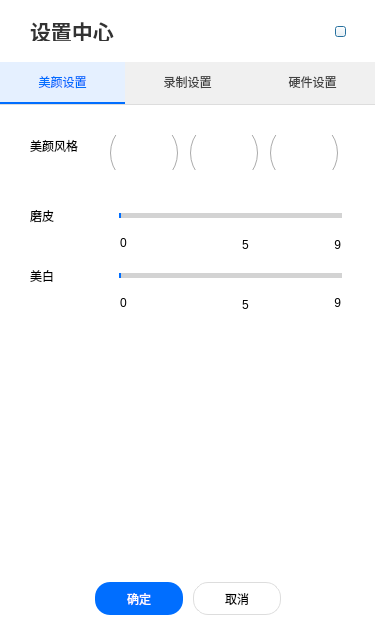
<?xml version="1.0" encoding="UTF-8"?>
<ui version="4.0">
 <class>DeviceManage</class>
 <widget class="QDialog" name="DeviceManage">
  <property name="geometry">
   <rect>
    <x>0</x>
    <y>0</y>
    <width>375</width>
    <height>635</height>
   </rect>
  </property>
  <property name="windowTitle">
   <string>DeviceManage</string>
  </property>
  <property name="styleSheet">
   <string notr="true">background: #ffffff;
</string>
  </property>
  <layout class="QVBoxLayout" name="verticalLayout">
   <property name="spacing">
    <number>0</number>
   </property>
   <property name="leftMargin">
    <number>0</number>
   </property>
   <property name="topMargin">
    <number>0</number>
   </property>
   <property name="rightMargin">
    <number>0</number>
   </property>
   <property name="bottomMargin">
    <number>0</number>
   </property>
   <item>
    <layout class="QHBoxLayout" name="horizontalLayout">
     <property name="spacing">
      <number>0</number>
     </property>
     <property name="leftMargin">
      <number>30</number>
     </property>
     <property name="topMargin">
      <number>20</number>
     </property>
     <property name="rightMargin">
      <number>20</number>
     </property>
     <property name="bottomMargin">
      <number>20</number>
     </property>
     <item>
      <widget class="QLabel" name="label_title">
       <property name="sizePolicy">
        <sizepolicy hsizetype="Expanding" vsizetype="Preferred">
         <horstretch>0</horstretch>
         <verstretch>0</verstretch>
        </sizepolicy>
       </property>
       <property name="minimumSize">
        <size>
         <width>0</width>
         <height>20</height>
        </size>
       </property>
       <property name="maximumSize">
        <size>
         <width>16777215</width>
         <height>20</height>
        </size>
       </property>
       <property name="font">
        <font>
         <family>Microsoft YaHei</family>
         <pointsize>16</pointsize>
         <weight>75</weight>
         <italic>false</italic>
         <bold>true</bold>
        </font>
       </property>
       <property name="styleSheet">
        <string notr="true">
font: bold 16pt &quot;Microsoft YaHei&quot;;
color: #333333;</string>
       </property>
       <property name="text">
        <string>设置中心</string>
       </property>
       <property name="wordWrap">
        <bool>true</bool>
       </property>
      </widget>
     </item>
     <item>
      <layout class="QVBoxLayout" name="verticalLayout_2">
       <property name="spacing">
        <number>0</number>
       </property>
       <property name="leftMargin">
        <number>0</number>
       </property>
       <item>
        <spacer name="verticalSpacer">
         <property name="orientation">
          <enum>Qt::Vertical</enum>
         </property>
         <property name="sizeHint" stdset="0">
          <size>
           <width>20</width>
           <height>2</height>
          </size>
         </property>
        </spacer>
       </item>
       <item>
        <widget class="QPushButton" name="btn_close">
         <property name="minimumSize">
          <size>
           <width>11</width>
           <height>11</height>
          </size>
         </property>
         <property name="maximumSize">
          <size>
           <width>11</width>
           <height>11</height>
          </size>
         </property>
         <property name="styleSheet">
          <string notr="true">QPushButton {
	border-image: url(:/RoomService/close-normal.png);

}

QPushButton:pressed {
	border-image: url(:/RoomService/close-press.png);
}</string>
         </property>
         <property name="text">
          <string/>
         </property>
        </widget>
       </item>
       <item>
        <spacer name="verticalSpacer_3">
         <property name="orientation">
          <enum>Qt::Vertical</enum>
         </property>
         <property name="sizeHint" stdset="0">
          <size>
           <width>10</width>
           <height>3</height>
          </size>
         </property>
        </spacer>
       </item>
      </layout>
     </item>
    </layout>
   </item>
   <item>
    <widget class="QTabWidget" name="tabWidget">
     <property name="minimumSize">
      <size>
       <width>280</width>
       <height>500</height>
      </size>
     </property>
     <property name="maximumSize">
      <size>
       <width>600</width>
       <height>563</height>
      </size>
     </property>
     <property name="styleSheet">
      <string notr="true">#tabWidget{
	background-color: #ffffff;
} 

QTabWidget::pane { /* The tab widget frame */
	top: 0px;
	border-top: 1px solid #dddddd;
	margin-left: 0px;
	margin-right: 0px;
	margin-bottom:0px;
}
/* Style the tab using the tab sub-control. Note that
    it reads QTabBar _not_ QTabWidget */
QTabBar::tab {
	margin-top: 0px;
	margin-left: 0px;
    padding-left:0px;
	padding-right:0px;
	height:40px;
	width: 125px;
}

QTabBar::tab:selected {
	font: bold 11pt &quot;Microsoft YaHei&quot;;
	color: #006eff;
    background: rgb(229,240,255);
	border-bottom: 2px solid #006eff;
}

QTabBar::tab:!selected {
    margin-top: 0px; /* make non-selected tabs look smaller */
	font: 11pt &quot;Microsoft YaHei&quot;;
	color: #444444;
    background: rgb(240,240,240);
	border-bottom: 2px solid rgb(240,240,240);
}

QTabBar::tab:disabled {
    margin-top: 0px; /* make non-selected tabs look smaller */
	font: 11pt &quot;Microsoft YaHei&quot;;
	color: #666666;
    background: rgb(245,245,245);
	border-bottom: 2px solid rgb(245,245,245);
}
</string>
     </property>
     <property name="currentIndex">
      <number>0</number>
     </property>
     <widget class="QWidget" name="tab_device">
      <attribute name="title">
       <string>美颜设置</string>
      </attribute>
      <widget class="QLabel" name="label_22">
       <property name="geometry">
        <rect>
         <x>235</x>
         <y>130</y>
         <width>21</width>
         <height>20</height>
        </rect>
       </property>
       <property name="text">
        <string>5</string>
       </property>
       <property name="alignment">
        <set>Qt::AlignCenter</set>
       </property>
      </widget>
      <widget class="QLabel" name="label_6">
       <property name="geometry">
        <rect>
         <x>30</x>
         <y>160</y>
         <width>61</width>
         <height>21</height>
        </rect>
       </property>
       <property name="styleSheet">
        <string notr="true">	color: #000000;
	font: 10pt &quot;Microsoft YaHei&quot;;</string>
       </property>
       <property name="text">
        <string>美白</string>
       </property>
      </widget>
      <widget class="QLabel" name="label_16">
       <property name="geometry">
        <rect>
         <x>120</x>
         <y>130</y>
         <width>21</width>
         <height>16</height>
        </rect>
       </property>
       <property name="text">
        <string>0</string>
       </property>
      </widget>
      <widget class="QSlider" name="slider_white">
       <property name="geometry">
        <rect>
         <x>110</x>
         <y>160</y>
         <width>241</width>
         <height>20</height>
        </rect>
       </property>
       <property name="styleSheet">
        <string notr="true">QSlider::groove:horizontal {
border: 1px solid #999999;
height: 3px;
border-radius: 9px;
margin: 0px;  
left : 9px;
right: 9px;         
}

QSlider::handle:horizontal {
width: 16px;
background-image: url(:/RoomService/slider.png);
margin: -7px -7px -7px -7px;  
}

QSlider::add-page:qlineargradient {
background: lightgrey;
border-top-right-radius: 9px;
border-bottom-right-radius: 9px;
border-top-left-radius: 0px;
border-bottom-left-radius: 0px;
}

QSlider::sub-page:qlineargradient {
background: #006eff;
border-top-right-radius: 0px;
border-bottom-right-radius: 0px;
border-top-left-radius: 9px;
border-bottom-left-radius: 9px;
}</string>
       </property>
       <property name="orientation">
        <enum>Qt::Horizontal</enum>
       </property>
      </widget>
      <widget class="QLabel" name="label_9">
       <property name="geometry">
        <rect>
         <x>235</x>
         <y>190</y>
         <width>21</width>
         <height>20</height>
        </rect>
       </property>
       <property name="text">
        <string>5</string>
       </property>
       <property name="alignment">
        <set>Qt::AlignCenter</set>
       </property>
      </widget>
      <widget class="QSlider" name="slider_beauty">
       <property name="geometry">
        <rect>
         <x>110</x>
         <y>100</y>
         <width>241</width>
         <height>20</height>
        </rect>
       </property>
       <property name="styleSheet">
        <string notr="true">QSlider::groove:horizontal {
border: 1px solid #999999;
height: 3px;
border-radius: 9px;
margin: 0px;  
left : 9px;
right: 9px;         
}

QSlider::handle:horizontal {
width: 16px;
background-image: url(:/RoomService/slider.png);
margin: -7px -7px -7px -7px;  
}

QSlider::add-page:qlineargradient {
background: lightgrey;
border-top-right-radius: 9px;
border-bottom-right-radius: 9px;
border-top-left-radius: 0px;
border-bottom-left-radius: 0px;
}

QSlider::sub-page:qlineargradient {
background: #006eff;
border-top-right-radius: 0px;
border-bottom-right-radius: 0px;
border-top-left-radius: 9px;
border-bottom-left-radius: 9px;
}</string>
       </property>
       <property name="orientation">
        <enum>Qt::Horizontal</enum>
       </property>
      </widget>
      <widget class="QLabel" name="label_8">
       <property name="geometry">
        <rect>
         <x>320</x>
         <y>190</y>
         <width>21</width>
         <height>16</height>
        </rect>
       </property>
       <property name="text">
        <string>9</string>
       </property>
       <property name="alignment">
        <set>Qt::AlignRight|Qt::AlignTrailing|Qt::AlignVCenter</set>
       </property>
      </widget>
      <widget class="QLabel" name="label_7">
       <property name="geometry">
        <rect>
         <x>120</x>
         <y>190</y>
         <width>21</width>
         <height>16</height>
        </rect>
       </property>
       <property name="text">
        <string>0</string>
       </property>
      </widget>
      <widget class="QLabel" name="label_23">
       <property name="geometry">
        <rect>
         <x>321</x>
         <y>130</y>
         <width>20</width>
         <height>20</height>
        </rect>
       </property>
       <property name="text">
        <string>9</string>
       </property>
       <property name="alignment">
        <set>Qt::AlignRight|Qt::AlignTrailing|Qt::AlignVCenter</set>
       </property>
      </widget>
      <widget class="QLabel" name="label_24">
       <property name="geometry">
        <rect>
         <x>30</x>
         <y>100</y>
         <width>61</width>
         <height>21</height>
        </rect>
       </property>
       <property name="styleSheet">
        <string notr="true">	color: #000000;
	font: 10pt &quot;Microsoft YaHei&quot;;</string>
       </property>
       <property name="text">
        <string>磨皮</string>
       </property>
      </widget>
      <widget class="QGroupBox" name="groupBox">
       <property name="geometry">
        <rect>
         <x>100</x>
         <y>0</y>
         <width>271</width>
         <height>80</height>
        </rect>
       </property>
       <property name="styleSheet">
        <string notr="true">border:none</string>
       </property>
       <property name="title">
        <string/>
       </property>
       <widget class="QRadioButton" name="radio_blur">
        <property name="geometry">
         <rect>
          <x>170</x>
          <y>30</y>
          <width>68</width>
          <height>35</height>
         </rect>
        </property>
        <property name="styleSheet">
         <string notr="true">QRadioButton{  
    spacing: 5px;  
}  
  
QRadioButton::indicator{  
    width: 68px;  
    height: 35px;  ;  
}  
  
QRadioButton::indicator:unchecked{  
    image:url(:/RoomService/tab_blur_unselected.png);
}  
  
QRadioButton::indicator:checked{  
    image:url(:/RoomService/tab_blur.png);
} </string>
        </property>
        <property name="text">
         <string/>
        </property>
       </widget>
       <widget class="QRadioButton" name="radio_smooth">
        <property name="geometry">
         <rect>
          <x>10</x>
          <y>30</y>
          <width>68</width>
          <height>35</height>
         </rect>
        </property>
        <property name="styleSheet">
         <string notr="true">QRadioButton{  
    spacing: 5px;  
}  
  
QRadioButton::indicator{  
    width: 68px;  
    height: 35px;  
}  
  
QRadioButton::indicator:unchecked{  
    image:url(:/RoomService/tab_smooth_unselected.png);
}  
  
QRadioButton::indicator:checked{  
    image:url(:/RoomService/tab_smooth.png);
}  
</string>
        </property>
        <property name="text">
         <string/>
        </property>
       </widget>
       <widget class="QRadioButton" name="radio_nature">
        <property name="geometry">
         <rect>
          <x>90</x>
          <y>30</y>
          <width>68</width>
          <height>35</height>
         </rect>
        </property>
        <property name="styleSheet">
         <string notr="true">QRadioButton{  
    spacing: 5px;  
}  
  
QRadioButton::indicator{  
    width: 68px;  
    height: 35px;  
}  
  
QRadioButton::indicator:unchecked{  
    image:url(:/RoomService/tab_nature_unselected.png);
}  
  
QRadioButton::indicator:checked{  
    image:url(:/RoomService/tab_nature.png);
}</string>
        </property>
        <property name="text">
         <string>12</string>
        </property>
       </widget>
      </widget>
      <widget class="QLabel" name="label_25">
       <property name="geometry">
        <rect>
         <x>30</x>
         <y>30</y>
         <width>71</width>
         <height>21</height>
        </rect>
       </property>
       <property name="styleSheet">
        <string notr="true">	color: #000000;
	font: 10pt &quot;Microsoft YaHei&quot;;</string>
       </property>
       <property name="text">
        <string>美颜风格</string>
       </property>
      </widget>
     </widget>
     <widget class="QWidget" name="tab_record">
      <attribute name="title">
       <string>录制设置</string>
      </attribute>
      <widget class="QSpinBox" name="spinBox">
       <property name="geometry">
        <rect>
         <x>110</x>
         <y>160</y>
         <width>231</width>
         <height>22</height>
        </rect>
       </property>
      </widget>
      <widget class="QLabel" name="label_27">
       <property name="geometry">
        <rect>
         <x>30</x>
         <y>110</y>
         <width>52</width>
         <height>19</height>
        </rect>
       </property>
       <property name="styleSheet">
        <string notr="true">	color: #000000;
	font: 10pt &quot;Microsoft YaHei&quot;;</string>
       </property>
       <property name="text">
        <string>保存路径</string>
       </property>
      </widget>
      <widget class="QLabel" name="label_10">
       <property name="geometry">
        <rect>
         <x>30</x>
         <y>160</y>
         <width>52</width>
         <height>19</height>
        </rect>
       </property>
       <property name="styleSheet">
        <string notr="true">	color: #000000;
	font: 10pt &quot;Microsoft YaHei&quot;;</string>
       </property>
       <property name="text">
        <string>分片时长</string>
       </property>
      </widget>
      <widget class="QLabel" name="label_28">
       <property name="geometry">
        <rect>
         <x>30</x>
         <y>40</y>
         <width>52</width>
         <height>19</height>
        </rect>
       </property>
       <property name="styleSheet">
        <string notr="true">	color: #000000;
	font: 10pt &quot;Microsoft YaHei&quot;;</string>
       </property>
       <property name="text">
        <string>录制方式</string>
       </property>
      </widget>
      <widget class="QLineEdit" name="edit_local_path">
       <property name="geometry">
        <rect>
         <x>110</x>
         <y>110</y>
         <width>181</width>
         <height>30</height>
        </rect>
       </property>
       <property name="minimumSize">
        <size>
         <width>0</width>
         <height>30</height>
        </size>
       </property>
       <property name="styleSheet">
        <string notr="true">QLineEdit{
	font: 9pt &quot;Microsoft YaHei&quot;;
    color: #000000;
	border: 1px solid #dddddd;
}</string>
       </property>
      </widget>
      <widget class="QLineEdit" name="edit_server_url">
       <property name="geometry">
        <rect>
         <x>110</x>
         <y>210</y>
         <width>231</width>
         <height>30</height>
        </rect>
       </property>
       <property name="minimumSize">
        <size>
         <width>0</width>
         <height>30</height>
        </size>
       </property>
       <property name="styleSheet">
        <string notr="true">QLineEdit{
	font: 9pt &quot;Microsoft YaHei&quot;;
    color: #000000;
	border: 1px solid #dddddd;
}</string>
       </property>
      </widget>
      <widget class="QPushButton" name="btn_local_path">
       <property name="geometry">
        <rect>
         <x>290</x>
         <y>110</y>
         <width>51</width>
         <height>30</height>
        </rect>
       </property>
       <property name="styleSheet">
        <string notr="true">QPushButton {
	border: 1px solid #dddddd;
	background:  #ffffff;
	color: #000000;
	font: 9pt &quot;Microsoft YaHei&quot;;
}

QPushButton:hover {
	border: 1px solid #d2d2d2;
	background:  #f2f2f2;
}

QPushButton:pressed {
	border: 1px solid #d2d2d2;
	background:  #e5e5e5;
}

QPushButton:disable {
	border: 1px solid #d5d5d5;
	color: #bbbbbb;
	background:  #f2f2f2;
}</string>
       </property>
       <property name="text">
        <string>浏览</string>
       </property>
      </widget>
      <widget class="QLabel" name="label_30">
       <property name="geometry">
        <rect>
         <x>30</x>
         <y>210</y>
         <width>52</width>
         <height>19</height>
        </rect>
       </property>
       <property name="styleSheet">
        <string notr="true">	color: #000000;
	font: 10pt &quot;Microsoft YaHei&quot;;</string>
       </property>
       <property name="text">
        <string>推流地址</string>
       </property>
      </widget>
      <widget class="QGroupBox" name="groupBox_2">
       <property name="geometry">
        <rect>
         <x>100</x>
         <y>0</y>
         <width>261</width>
         <height>91</height>
        </rect>
       </property>
       <property name="styleSheet">
        <string notr="true">border:none</string>
       </property>
       <property name="title">
        <string/>
       </property>
       <widget class="QRadioButton" name="radio_both">
        <property name="geometry">
         <rect>
          <x>170</x>
          <y>30</y>
          <width>68</width>
          <height>35</height>
         </rect>
        </property>
        <property name="styleSheet">
         <string notr="true">QRadioButton{  
    spacing: 5px;  
}  
  
QRadioButton::indicator{  
    width: 68px;  
    height: 35px;  ;  
}  
  
QRadioButton::indicator:unchecked{  
    image:url(:/RoomService/tab_both_unselected.png);
}  
  
QRadioButton::indicator:checked{  
    image:url(:/RoomService/tab_both.png);
} </string>
        </property>
        <property name="text">
         <string/>
        </property>
       </widget>
       <widget class="QRadioButton" name="radio_local">
        <property name="geometry">
         <rect>
          <x>10</x>
          <y>30</y>
          <width>68</width>
          <height>35</height>
         </rect>
        </property>
        <property name="styleSheet">
         <string notr="true">QRadioButton{  
    spacing: 5px;  
}  
  
QRadioButton::indicator{  
    width: 68px;  
    height: 35px;  
}  
  
QRadioButton::indicator:unchecked{  
    image:url(:/RoomService/tab_local_unselected.png);
}  
  
QRadioButton::indicator:checked{  
    image:url(:/RoomService/tab_local.png);
}  
</string>
        </property>
        <property name="text">
         <string/>
        </property>
       </widget>
       <widget class="QRadioButton" name="radio_server">
        <property name="geometry">
         <rect>
          <x>90</x>
          <y>30</y>
          <width>68</width>
          <height>35</height>
         </rect>
        </property>
        <property name="styleSheet">
         <string notr="true">QRadioButton{  
    spacing: 5px;  
}  
  
QRadioButton::indicator{  
    width: 68px;  
    height: 35px;  
}  
  
QRadioButton::indicator:unchecked{  
    image:url(:/RoomService/tab_server_unselected.png);
}  
  
QRadioButton::indicator:checked{  
    image:url(:/RoomService/tab_server.png);
}</string>
        </property>
        <property name="text">
         <string>12</string>
        </property>
       </widget>
       <widget class="QLabel" name="label_record_tip">
        <property name="geometry">
         <rect>
          <x>10</x>
          <y>70</y>
          <width>241</width>
          <height>20</height>
         </rect>
        </property>
        <property name="styleSheet">
         <string notr="true">	color: #999999;
	font: 10pt &quot;Microsoft YaHei&quot;;</string>
        </property>
        <property name="text">
         <string/>
        </property>
       </widget>
      </widget>
      <widget class="QLabel" name="label_path">
       <property name="geometry">
        <rect>
         <x>90</x>
         <y>110</y>
         <width>16</width>
         <height>20</height>
        </rect>
       </property>
       <property name="styleSheet">
        <string notr="true"/>
       </property>
       <property name="text">
        <string>*</string>
       </property>
      </widget>
      <widget class="QLabel" name="label_slicetime">
       <property name="geometry">
        <rect>
         <x>90</x>
         <y>160</y>
         <width>16</width>
         <height>20</height>
        </rect>
       </property>
       <property name="styleSheet">
        <string notr="true"/>
       </property>
       <property name="text">
        <string>*</string>
       </property>
      </widget>
      <widget class="QLabel" name="label_url">
       <property name="geometry">
        <rect>
         <x>90</x>
         <y>210</y>
         <width>16</width>
         <height>20</height>
        </rect>
       </property>
       <property name="styleSheet">
        <string notr="true"/>
       </property>
       <property name="text">
        <string>*</string>
       </property>
      </widget>
     </widget>
     <widget class="QWidget" name="tab_device_3">
      <attribute name="title">
       <string>硬件设置</string>
      </attribute>
      <widget class="QLabel" name="label_21">
       <property name="geometry">
        <rect>
         <x>30</x>
         <y>390</y>
         <width>71</width>
         <height>21</height>
        </rect>
       </property>
       <property name="styleSheet">
        <string notr="true">	color: #000000;
	font: 10pt &quot;Microsoft YaHei&quot;;</string>
       </property>
       <property name="text">
        <string>音量</string>
       </property>
      </widget>
      <widget class="QLabel" name="label_14">
       <property name="geometry">
        <rect>
         <x>30</x>
         <y>120</y>
         <width>71</width>
         <height>21</height>
        </rect>
       </property>
       <property name="styleSheet">
        <string notr="true">	color: #000000;
	font: 10pt &quot;Microsoft YaHei&quot;;</string>
       </property>
       <property name="text">
        <string>预览</string>
       </property>
      </widget>
      <widget class="QLabel" name="label_18">
       <property name="geometry">
        <rect>
         <x>30</x>
         <y>20</y>
         <width>71</width>
         <height>21</height>
        </rect>
       </property>
       <property name="styleSheet">
        <string notr="true">	color: #000000;
	font: 10pt &quot;Microsoft YaHei&quot;;</string>
       </property>
       <property name="text">
        <string>启用摄像头</string>
       </property>
      </widget>
      <widget class="QLabel" name="label_12">
       <property name="geometry">
        <rect>
         <x>30</x>
         <y>340</y>
         <width>71</width>
         <height>21</height>
        </rect>
       </property>
       <property name="styleSheet">
        <string notr="true">	color: #000000;
	font: 10pt &quot;Microsoft YaHei&quot;;</string>
       </property>
       <property name="text">
        <string>选择麦克风</string>
       </property>
      </widget>
      <widget class="QLabel" name="label_20">
       <property name="geometry">
        <rect>
         <x>300</x>
         <y>420</y>
         <width>31</width>
         <height>16</height>
        </rect>
       </property>
       <property name="text">
        <string>100</string>
       </property>
       <property name="alignment">
        <set>Qt::AlignRight|Qt::AlignTrailing|Qt::AlignVCenter</set>
       </property>
      </widget>
      <widget class="QCheckBox" name="chb_mic">
       <property name="geometry">
        <rect>
         <x>110</x>
         <y>290</y>
         <width>51</width>
         <height>30</height>
        </rect>
       </property>
       <property name="styleSheet">
        <string notr="true">QCheckBox{  
    spacing: 5px;  
}  
  
QCheckBox::indicator{  
    width: 45px;  
    height: 30px;  
}  
  
QCheckBox::indicator:unchecked{  
    image:url(:/RoomService/switch_off.png);
}  
  
QCheckBox::indicator:checked{  
    image:url(:/RoomService/switch_on.png);
}  
  
QCheckBox::indicator:checked:disabled{  
    image:url(:/RoomService/switch_off.png);
}  </string>
       </property>
       <property name="text">
        <string/>
       </property>
      </widget>
      <widget class="QLabel" name="label_17">
       <property name="geometry">
        <rect>
         <x>30</x>
         <y>70</y>
         <width>71</width>
         <height>21</height>
        </rect>
       </property>
       <property name="styleSheet">
        <string notr="true">	color: #000000;
	font: 10pt &quot;Microsoft YaHei&quot;;</string>
       </property>
       <property name="text">
        <string>选择摄像头</string>
       </property>
      </widget>
      <widget class="QWidget" name="widget_render" native="true">
       <property name="geometry">
        <rect>
         <x>110</x>
         <y>120</y>
         <width>221</width>
         <height>150</height>
        </rect>
       </property>
       <property name="styleSheet">
        <string notr="true">background:  rgb(242,242,242);
</string>
       </property>
      </widget>
      <widget class="QComboBox" name="cmb_camera">
       <property name="geometry">
        <rect>
         <x>110</x>
         <y>70</y>
         <width>221</width>
         <height>22</height>
        </rect>
       </property>
       <property name="styleSheet">
        <string notr="true"> border-style: solid;
 border-width: 1px;
 border-color: rgb(221,221,221);</string>
       </property>
      </widget>
      <widget class="QComboBox" name="cmb_mic">
       <property name="geometry">
        <rect>
         <x>110</x>
         <y>340</y>
         <width>221</width>
         <height>22</height>
        </rect>
       </property>
       <property name="styleSheet">
        <string notr="true"> border-style: solid;
 border-width: 1px;
 border-color: rgb(221,221,221);</string>
       </property>
      </widget>
      <widget class="QSlider" name="slider_volume">
       <property name="geometry">
        <rect>
         <x>100</x>
         <y>390</y>
         <width>231</width>
         <height>20</height>
        </rect>
       </property>
       <property name="styleSheet">
        <string notr="true">QSlider::groove:horizontal {
border: 1px solid #999999;
height: 3px;
border-radius: 9px;
margin: 0px;  
left : 9px;
right: 9px;         
}

QSlider::handle:horizontal {
width: 16px;
background-image: url(:/RoomService/slider.png);
margin: -7px -7px -7px -7px;  
}

QSlider::add-page:qlineargradient {
background: lightgrey;
border-top-right-radius: 9px;
border-bottom-right-radius: 9px;
border-top-left-radius: 0px;
border-bottom-left-radius: 0px;
}

QSlider::sub-page:qlineargradient {
background: #006eff;
border-top-right-radius: 0px;
border-bottom-right-radius: 0px;
border-top-left-radius: 9px;
border-bottom-left-radius: 9px;
}</string>
       </property>
       <property name="orientation">
        <enum>Qt::Horizontal</enum>
       </property>
      </widget>
      <widget class="QCheckBox" name="chb_camera">
       <property name="geometry">
        <rect>
         <x>110</x>
         <y>20</y>
         <width>51</width>
         <height>30</height>
        </rect>
       </property>
       <property name="styleSheet">
        <string notr="true">QCheckBox{  
    spacing: 5px;  
}  
  
QCheckBox::indicator{  
    width: 45px;  
    height: 30px;  
}  
  
QCheckBox::indicator:unchecked{  
    image:url(:/RoomService/switch_off.png);
}  
  
QCheckBox::indicator:checked{  
    image:url(:/RoomService/switch_on.png);
}  
  
QCheckBox::indicator:checked:disabled{  
    image:url(:/RoomService/switch_off.png);
}    </string>
       </property>
       <property name="text">
        <string/>
       </property>
      </widget>
      <widget class="QLabel" name="label_15">
       <property name="geometry">
        <rect>
         <x>210</x>
         <y>420</y>
         <width>21</width>
         <height>20</height>
        </rect>
       </property>
       <property name="text">
        <string>50</string>
       </property>
       <property name="alignment">
        <set>Qt::AlignCenter</set>
       </property>
      </widget>
      <widget class="QLabel" name="label_19">
       <property name="geometry">
        <rect>
         <x>30</x>
         <y>290</y>
         <width>71</width>
         <height>21</height>
        </rect>
       </property>
       <property name="styleSheet">
        <string notr="true">	color: #000000;
	font: 10pt &quot;Microsoft YaHei&quot;;</string>
       </property>
       <property name="text">
        <string>启用麦克风</string>
       </property>
      </widget>
      <widget class="QLabel" name="label_13">
       <property name="geometry">
        <rect>
         <x>110</x>
         <y>420</y>
         <width>21</width>
         <height>16</height>
        </rect>
       </property>
       <property name="text">
        <string>0</string>
       </property>
      </widget>
     </widget>
    </widget>
   </item>
   <item>
    <layout class="QHBoxLayout" name="horizontalLayout_2">
     <property name="spacing">
      <number>10</number>
     </property>
     <property name="topMargin">
      <number>20</number>
     </property>
     <property name="bottomMargin">
      <number>20</number>
     </property>
     <item>
      <spacer name="horizontalSpacer_2">
       <property name="orientation">
        <enum>Qt::Horizontal</enum>
       </property>
       <property name="sizeHint" stdset="0">
        <size>
         <width>40</width>
         <height>20</height>
        </size>
       </property>
      </spacer>
     </item>
     <item>
      <widget class="QPushButton" name="btn_ok">
       <property name="sizePolicy">
        <sizepolicy hsizetype="Preferred" vsizetype="Preferred">
         <horstretch>0</horstretch>
         <verstretch>0</verstretch>
        </sizepolicy>
       </property>
       <property name="minimumSize">
        <size>
         <width>88</width>
         <height>33</height>
        </size>
       </property>
       <property name="maximumSize">
        <size>
         <width>64</width>
         <height>33</height>
        </size>
       </property>
       <property name="styleSheet">
        <string notr="true">QPushButton {
	border: none;
	border-radius: 15px;
	background:  #006eff;
	color: #ffffff;
	font: 10pt &quot;Microsoft YaHei&quot;;
}

QPushButton:hover {
	background:  #0068f2;
}

QPushButton:pressed {
	background:  #0062e5;
}

QPushButton:disable {
	border: 1px solid #d5d5d5;
	color: #bbbbbb;
	background:  #f2f2f2;
}</string>
       </property>
       <property name="text">
        <string>确定</string>
       </property>
       <property name="flat">
        <bool>false</bool>
       </property>
      </widget>
     </item>
     <item>
      <widget class="QPushButton" name="btn_cancel">
       <property name="sizePolicy">
        <sizepolicy hsizetype="Preferred" vsizetype="Preferred">
         <horstretch>0</horstretch>
         <verstretch>0</verstretch>
        </sizepolicy>
       </property>
       <property name="minimumSize">
        <size>
         <width>88</width>
         <height>33</height>
        </size>
       </property>
       <property name="maximumSize">
        <size>
         <width>88</width>
         <height>33</height>
        </size>
       </property>
       <property name="styleSheet">
        <string notr="true">QPushButton {
	border: 1px solid #dddddd;
	border-radius: 15px;
	background:  #ffffff;
	color: #000000;
	font: 10pt &quot;Microsoft YaHei&quot;;
}

QPushButton:hover {
	border: 1px solid #d2d2d2;
	background:  #f2f2f2;
}

QPushButton:pressed {
	border: 1px solid #d2d2d2;
	background:  #e5e5e5;
}

QPushButton:disable {
	border: 1px solid #d5d5d5;
	color: #bbbbbb;
	background:  #f2f2f2;
}</string>
       </property>
       <property name="text">
        <string>取消</string>
       </property>
       <property name="flat">
        <bool>false</bool>
       </property>
      </widget>
     </item>
     <item>
      <spacer name="horizontalSpacer_3">
       <property name="orientation">
        <enum>Qt::Horizontal</enum>
       </property>
       <property name="sizeHint" stdset="0">
        <size>
         <width>40</width>
         <height>20</height>
        </size>
       </property>
      </spacer>
     </item>
    </layout>
   </item>
  </layout>
 </widget>
 <layoutdefault spacing="6" margin="11"/>
 <resources>
  <include location="../Resources/RoomService/RoomService.qrc"/>
 </resources>
 <connections/>
</ui>
